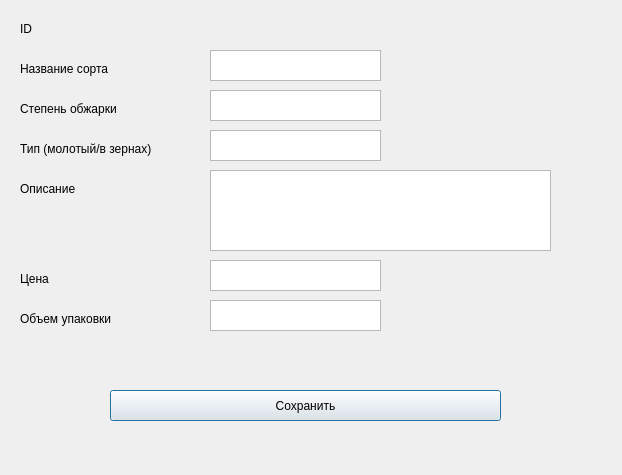
<?xml version="1.0" encoding="UTF-8"?>
<ui version="4.0">
 <class>Dialog</class>
 <widget class="QDialog" name="Dialog">
  <property name="geometry">
   <rect>
    <x>0</x>
    <y>0</y>
    <width>622</width>
    <height>475</height>
   </rect>
  </property>
  <property name="windowTitle">
   <string>Dialog</string>
  </property>
  <widget class="QTextEdit" name="textEditName">
   <property name="geometry">
    <rect>
     <x>210</x>
     <y>50</y>
     <width>171</width>
     <height>31</height>
    </rect>
   </property>
  </widget>
  <widget class="QLabel" name="label_3">
   <property name="geometry">
    <rect>
     <x>20</x>
     <y>180</y>
     <width>141</width>
     <height>17</height>
    </rect>
   </property>
   <property name="text">
    <string>Описание</string>
   </property>
  </widget>
  <widget class="QTextEdit" name="textEditTip">
   <property name="geometry">
    <rect>
     <x>210</x>
     <y>130</y>
     <width>171</width>
     <height>31</height>
    </rect>
   </property>
  </widget>
  <widget class="QLabel" name="label_6">
   <property name="geometry">
    <rect>
     <x>20</x>
     <y>140</y>
     <width>171</width>
     <height>17</height>
    </rect>
   </property>
   <property name="text">
    <string>Тип (молотый/в зернах)</string>
   </property>
  </widget>
  <widget class="QLabel" name="label_7">
   <property name="geometry">
    <rect>
     <x>20</x>
     <y>20</y>
     <width>121</width>
     <height>17</height>
    </rect>
   </property>
   <property name="text">
    <string>ID</string>
   </property>
  </widget>
  <widget class="QLabel" name="label_4">
   <property name="geometry">
    <rect>
     <x>20</x>
     <y>270</y>
     <width>151</width>
     <height>17</height>
    </rect>
   </property>
   <property name="text">
    <string>Цена</string>
   </property>
  </widget>
  <widget class="QTextEdit" name="textEditStepen">
   <property name="geometry">
    <rect>
     <x>210</x>
     <y>90</y>
     <width>171</width>
     <height>31</height>
    </rect>
   </property>
  </widget>
  <widget class="QTextEdit" name="textEditCena">
   <property name="geometry">
    <rect>
     <x>210</x>
     <y>260</y>
     <width>171</width>
     <height>31</height>
    </rect>
   </property>
  </widget>
  <widget class="QTextEdit" name="textEditOpisanie">
   <property name="geometry">
    <rect>
     <x>210</x>
     <y>170</y>
     <width>341</width>
     <height>81</height>
    </rect>
   </property>
  </widget>
  <widget class="QTextEdit" name="textEditObem">
   <property name="geometry">
    <rect>
     <x>210</x>
     <y>300</y>
     <width>171</width>
     <height>31</height>
    </rect>
   </property>
  </widget>
  <widget class="QLabel" name="label_5">
   <property name="geometry">
    <rect>
     <x>20</x>
     <y>310</y>
     <width>161</width>
     <height>17</height>
    </rect>
   </property>
   <property name="text">
    <string>Объем упаковки</string>
   </property>
  </widget>
  <widget class="QLabel" name="label_ID">
   <property name="geometry">
    <rect>
     <x>210</x>
     <y>20</y>
     <width>51</width>
     <height>17</height>
    </rect>
   </property>
   <property name="text">
    <string/>
   </property>
  </widget>
  <widget class="QLabel" name="label">
   <property name="geometry">
    <rect>
     <x>20</x>
     <y>60</y>
     <width>151</width>
     <height>17</height>
    </rect>
   </property>
   <property name="text">
    <string>Название сорта</string>
   </property>
  </widget>
  <widget class="QLabel" name="label_2">
   <property name="geometry">
    <rect>
     <x>20</x>
     <y>100</y>
     <width>161</width>
     <height>17</height>
    </rect>
   </property>
   <property name="text">
    <string>Степень обжарки</string>
   </property>
  </widget>
  <widget class="QPushButton" name="pushButton_save">
   <property name="geometry">
    <rect>
     <x>110</x>
     <y>390</y>
     <width>391</width>
     <height>31</height>
    </rect>
   </property>
   <property name="text">
    <string>Сохранить</string>
   </property>
  </widget>
 </widget>
 <resources/>
 <connections/>
</ui>
